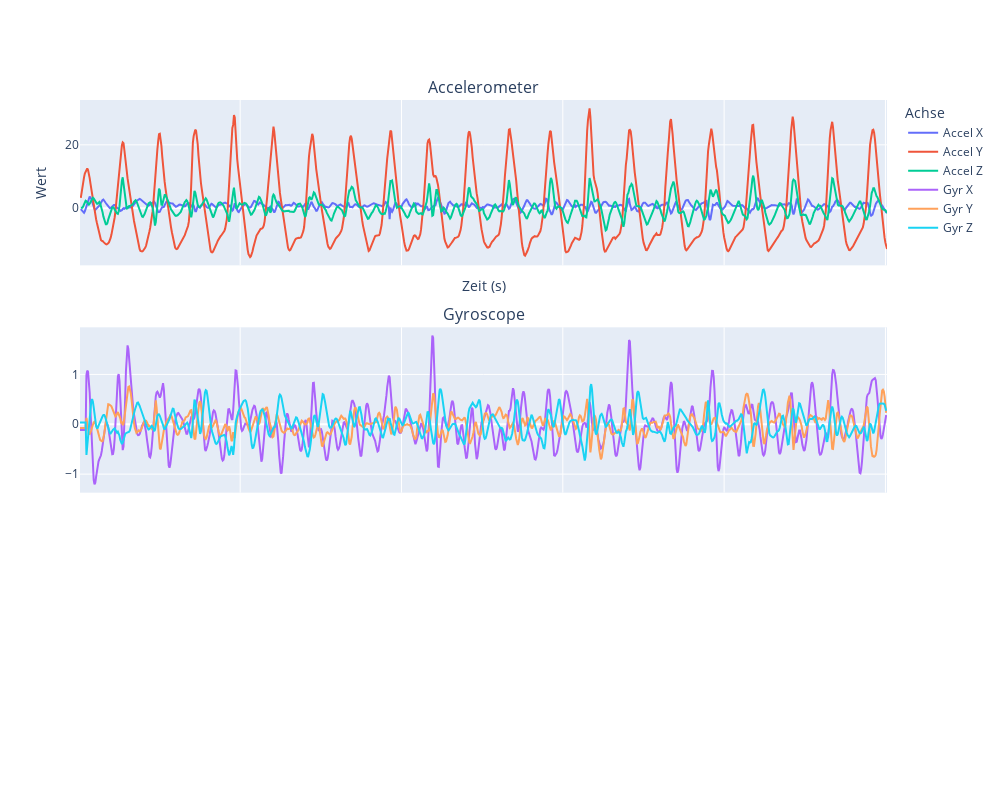

The notebook cell this image was saved under:
### Code cell
compare_acc_gyr(acc,gyr)

### Figure 1 — Plotly figure (JSON) as saved in the notebook; plotly's stock layout.template omitted (floating-point values rounded to 4 significant figures; data arrays with more than 128 entries replaced by an {"elided": "..."} marker saying what was removed)
{"data": [{"name": "Accel X", "type": "scatter", "x": {"elided": "1001 float values"}, "y": {"elided": "1001 float values"}}, {"name": "Accel Y", "type": "scatter", "x": {"elided": "1001 float values"}, "y": {"elided": "1001 float values"}}, {"name": "Accel Z", "type": "scatter", "x": {"elided": "1001 float values"}, "y": {"elided": "1001 float values"}}, {"marker": {"size": 4}, "name": "Gyr X", "type": "scatter", "x": {"elided": "1001 float values"}, "xaxis": "x2", "y": {"elided": "1001 float values"}, "yaxis": "y2"}, {"marker": {"size": 4}, "name": "Gyr Y", "type": "scatter", "x": {"elided": "1001 float values"}, "xaxis": "x2", "y": {"elided": "1001 float values"}, "yaxis": "y2"}, {"marker": {"size": 4}, "name": "Gyr Z", "type": "scatter", "x": {"elided": "1001 float values"}, "xaxis": "x2", "y": {"elided": "1001 float values"}, "yaxis": "y2"}], "layout": {"annotations": [{"font": {"size": 16}, "showarrow": false, "text": "Accelerometer", "x": 0.5, "xanchor": "center", "xref": "paper", "y": 1, "yanchor": "bottom", "yref": "paper"}, {"font": {"size": 16}, "showarrow": false, "text": "Gyroscope", "x": 0.5, "xanchor": "center", "xref": "paper", "y": 0.6333, "yanchor": "bottom", "yref": "paper"}], "height": 800, "legend": {"title": {"text": "Achse"}}, "width": 1000, "xaxis": {"anchor": "y", "domain": [0, 1], "matches": "x3", "showticklabels": false, "title": {"text": "Zeit (s)"}}, "xaxis2": {"anchor": "y2", "domain": [0, 1], "matches": "x3", "showticklabels": false}, "xaxis3": {"anchor": "y3", "domain": [0, 1]}, "yaxis": {"anchor": "x", "domain": [0.7333, 1], "title": {"text": "Wert"}}, "yaxis2": {"anchor": "x2", "domain": [0.3667, 0.6333]}, "yaxis3": {"anchor": "x3", "domain": [0, 0.2667]}}}
